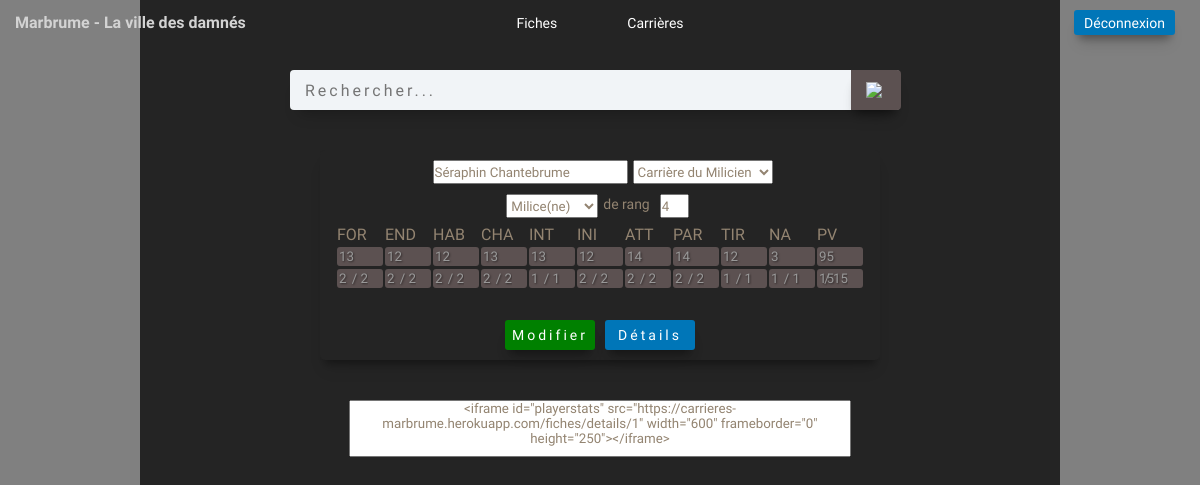
The page /fiches/1 (signed in) on the database its author committed.
### fiches/models.py (models this page shows, shortened)
class CharacterSheet(models.Model):
    name = models.CharField(max_length=50, blank=True, null=True)
    group = models.CharField(
        max_length=50, choices=CHOICES, default='Groupe', blank=True, null=True)
    rank = models.IntegerField(blank=True, null=True)
    path = models.ForeignKey(Carriere, on_delete=models.SET_NULL, null=True)
    For = models.IntegerField(blank=True, null=True, default=8)
    End = models.IntegerField(blank=True, null=True, default=8)
    Hab = models.IntegerField(blank=True, null=True, default=8)
    Char = models.IntegerField(blank=True, null=True, default=8)
    Int = models.IntegerField(blank=True, null=True, default=8)
    Ini = models.IntegerField(blank=True, null=True, default=8)
    Att = models.IntegerField(blank=True, null=True, default=8)
    Par = models.IntegerField(blank=True, null=True, default=8)
    Tir = models.IntegerField(blank=True, null=True, default=8)
    Na = models.IntegerField(blank=True, null=True, default=1)
    Pv = models.IntegerField(blank=True, null=True, default=60)
    For1V = models.IntegerField(blank=True, null=True, default=0)
    End1V = models.IntegerField(blank=True, null=True, default=0)
    Hab1V = models.IntegerField(blank=True, null=True, default=0)
    Char1V = models.IntegerField(blank=True, null=True, default=0)
    Int1V = models.IntegerField(blank=True, null=True, default=0)
    Ini1V = models.IntegerField(blank=True, null=True, default=0)
    Att1V = models.IntegerField(blank=True, null=True, default=0)
    Par1V = models.IntegerField(blank=True, null=True, default=0)
    Tir1V = models.IntegerField(blank=True, null=True, default=0)
    Na1V = models.IntegerField(blank=True, null=True, default=0)
    Pv1V = models.IntegerField(blank=True, null=True, default=0)
    For2V = models.IntegerField(blank=True, null=True, default=0)
    End2V = models.IntegerField(blank=True, null=True, default=0)
    Hab2V = models.IntegerField(blank=True, null=True, default=0)
    Char2V = models.IntegerField(blank=True, null=True, default=0)
    Int2V = models.IntegerField(blank=True, null=True, default=0)
    Ini2V = models.IntegerField(blank=True, null=True, default=0)
    Att2V = models.IntegerField(blank=True, null=True, default=0)
    Par2V = models.IntegerField(blank=True, null=True, default=0)
    Tir2V = models.IntegerField(blank=True, null=True, default=0)
    Na2V = models.IntegerField(blank=True, null=True, default=0)
    Pv2V = models.IntegerField(blank=True, null=True, default=0)
    For3V = models.IntegerField(blank=True, null=True, default=0)
    End3V = models.IntegerField(blank=True, null=True, default=0)
    Hab3V = models.IntegerField(blank=True, null=True, default=0)
    Char3V = models.IntegerField(blank=True, null=True, default=0)
    Int3V = models.IntegerField(blank=True, null=True, default=0)
    Ini3V = models.IntegerField(blank=True, null=True, default=0)
    Att3V = models.IntegerField(blank=True, null=True, default=0)
    Par3V = models.IntegerField(blank=True, null=True, default=0)
    Tir3V = models.IntegerField(blank=True, null=True, default=0)
    Na3V = models.IntegerField(blank=True, null=True, default=0)
    Pv3V = models.IntegerField(blank=True, null=True, default=0)
    For4V = models.IntegerField(blank=True, null=True, default=0)
    End4V = models.IntegerField(blank=True, null=True, default=0)
    Hab4V = models.IntegerField(blank=True, null=True, default=0)
    Char4V = models.IntegerField(blank=True, null=True, default=0)
    Int4V = models.IntegerField(blank=True, null=True, default=0)
    Ini4V = models.IntegerField(blank=True, null=True, default=0)
    Att4V = models.IntegerField(blank=True, null=True, default=0)
    Par4V = models.IntegerField(blank=True, null=True, default=0)
    Tir4V = models.IntegerField(blank=True, null=True, default=0)
    Na4V = models.IntegerField(blank=True, null=True, default=0)
    Pv4V = models.IntegerField(blank=True, null=True, default=0)
    created = models.TimeField(auto_now_add=True, null=True)
    class Meta:
        ordering = ['-created']

### carrieres/models.py (models this page shows)
class Carriere(models.Model):
    name = models.CharField(max_length=100, blank=True, null=True)
    rank = models.IntegerField(choices=RANKS, default=1, blank=True, null=True)
    For1 = models.IntegerField(blank=True, null=True)
    End1 = models.IntegerField(blank=True, null=True)
    Hab1 = models.IntegerField(blank=True, null=True)
    Char1 = models.IntegerField(blank=True, null=True)
    Int1 = models.IntegerField(blank=True, null=True)
    Ini1 = models.IntegerField(blank=True, null=True)
    Att1 = models.IntegerField(blank=True, null=True)
    Par1 = models.IntegerField(blank=True, null=True)
    Tir1 = models.IntegerField(blank=True, null=True)
    Na1 = models.IntegerField(blank=True, null=True)
    Pv1 = models.IntegerField(blank=True, null=True)
    For2 = models.IntegerField(blank=True, null=True)
    End2 = models.IntegerField(blank=True, null=True)
    Hab2 = models.IntegerField(blank=True, null=True)
    Char2 = models.IntegerField(blank=True, null=True)
    Int2 = models.IntegerField(blank=True, null=True)
    Ini2 = models.IntegerField(blank=True, null=True)
    Att2 = models.IntegerField(blank=True, null=True)
    Par2 = models.IntegerField(blank=True, null=True)
    Tir2 = models.IntegerField(blank=True, null=True)
    Na2 = models.IntegerField(blank=True, null=True)
    Pv2 = models.IntegerField(blank=True, null=True)
    For3 = models.IntegerField(blank=True, null=True)
    End3 = models.IntegerField(blank=True, null=True)
    Hab3 = models.IntegerField(blank=True, null=True)
    Char3 = models.IntegerField(blank=True, null=True)
    Int3 = models.IntegerField(blank=True, null=True)
    Ini3 = models.IntegerField(blank=True, null=True)
    Att3 = models.IntegerField(blank=True, null=True)
    Par3 = models.IntegerField(blank=True, null=True)
    Tir3 = models.IntegerField(blank=True, null=True)
    Na3 = models.IntegerField(blank=True, null=True)
    Pv3 = models.IntegerField(blank=True, null=True)
    For4 = models.IntegerField(blank=True, null=True)
    End4 = models.IntegerField(blank=True, null=True)
    Hab4 = models.IntegerField(blank=True, null=True)
    Char4 = models.IntegerField(blank=True, null=True)
    Int4 = models.IntegerField(blank=True, null=True)
    Ini4 = models.IntegerField(blank=True, null=True)
    Att4 = models.IntegerField(blank=True, null=True)
    Par4 = models.IntegerField(blank=True, null=True)
    Tir4 = models.IntegerField(blank=True, null=True)
    Na4 = models.IntegerField(blank=True, null=True)
    Pv4 = models.IntegerField(blank=True, null=True)
    created = models.TimeField(auto_now_add=True)
    def __str__(self):
        return self.name

### fiches/views.py (the view)
# urls.py: path('fiches/<str:pk>', views.fiche, name="charsheet"),
@login_required(login_url='login')
def fiche(request, pk):
    fiche = CharacterSheet.objects.get(id=pk)
    form = CharacterSheetForm(instance=fiche)
    carriere = Carriere.objects.get(name=fiche.path)
    page_title = f"Carrière {fiche.name}"
    if request.method == "POST":
        form = CharacterSheetForm(request.POST)
        if form.is_valid():
            fiche = form.save(commit=False)
            fiche.save()
            return redirect('/')
    context = {'page_title': page_title,
               'fiche': fiche, 'form': form, 'carriere': carriere, 'proxy': PROXY, 'url': URL}
    return render(request, 'fiches/fiche_details.html', context)

### fiches/templates/fiches/fiche_details.html (shortened to what this page needs)
{% extends "base/index.html" %}
{% load static %}
{% block content %}
<div class="container">
    <div class="sheet-container">
        <form action="{% url 'edit' fiche.id %}" method="POST" name="sheet-form">
        <table class="sheet-table">
            <div class="sheet-table-header">
                <input type="text" name="name" class="sheet-name" value="{{fiche.name}}">
                <div type="text" name="path" name="path" class="sheet-group">{{form.path}}</div>
            </div>
            <div class="sheet-table-header sub">
                <select name="group" >
                    <option selected="{{fiche.group}}" value="{{fiche.group}}">{{fiche.group}}</option>
                  </select>
                <p>de rang</p>
                <input type="number" id="rank" min="1" max="4" name="rank" value="{{fiche.rank}}">
            </div>
            <tr>
                <td style="border-bottom: none;">FOR</td>
                <td style="border-bottom: none;">END</td>
                <td style="border-bottom: none;">HAB</td>
                <td style="border-bottom: none;">CHA</td>
                <td style="border-bottom: none;">INT</td>
                <td style="border-bottom: none;">INI</td>
                <td style="border-bottom: none;">ATT</td>
                <td style="border-bottom: none;">PAR</td>
                <td style="border-bottom: none;">TIR</td>
                <td style="border-bottom: none;">NA</td>
                <td style="border-bottom: none;">PV</td>
            </tr>
            <tr>
                <td><input type="number" name="For" min="4" max="16" value="{{fiche.For}}"></td>
                <td><input type="number" name="End" min="4" max="16" value="{{fiche.End}}"></td>
                <td><input type="number" name="Hab" min="4" max="16" value="{{fiche.Hab}}"></td>
                <td><input type="number" name="Char" min="4" max="16" value="{{fiche.Char}}"></td>
                <td><input type="number" name="Int" min="4" max="16" value="{{fiche.Int}}"></td>
                <td><input type="number" name="Ini" min="4" max="16" value="{{fiche.Ini}}"></td>
                <td><input type="number" name="Att" min="4" max="16" value="{{fiche.Att}}"></td>
                <td><input type="number" name="Par" min="4" max="16" value="{{fiche.Par}}"></td>
                <td><input type="number" name="Tir" min="4" max="16" value="{{fiche.Tir}}"></td>
                <td><input type="number" name="Na" min="1" max="16" value="{{fiche.Na}}"></td>
                <td><input type="number" name="Pv" min="60" max="120" value="{{fiche.Pv}}"></td>
            </tr>
            <tr>
                {% if fiche.rank == 1 %}
                    <td><input type="number" name="For1V" min="0" max="{{carriere.For1}}" {% if carriere.For1 != None %} value="{{fiche.For1V}}"><input class="sup" type="number" placeholder="/ {{carriere.For1}}">
                        {% endif %}
                    </td>
                    <td><input type="number" name="End1V" min="0" max="{{carriere.End1}}" {% if carriere.End1 != None %} value="{{fiche.End1V}}"><input class="sup" type="number" placeholder="/ {{carriere.End1}}">
                        {% endif %}
                    </td>
                    <td><input type="number" name="Hab1V" min="0" max="{{carriere.Hab1}}" {% if carriere.Hab1 != None %} value="{{fiche.Hab1V}}"><input class="sup" type="number" placeholder="/ {{carriere.Hab1}}">
                        {% endif %}
                    </td>
                    <td><input type="number" name="Char1V" min="0" max="{{carriere.Char1}}" {% if carriere.Char1 != None %} value="{{fiche.Char1V}}"><input class="sup" type="number" placeholder="/ {{carriere.Char1}}">
                        {% endif %}
                    </td>
                    <td><input type="number" name="Int1V" min="0" max="{{carriere.Int1}}" {% if carriere.Int1 != None %} value="{{fiche.Int1V}}"><input class="sup" type="number" placeholder="/ {{carriere.Int1}}">
                        {% endif %}
                    </td>
                    <td><input type="number" name="Ini1V" min="0" max="{{carriere.Ini1}}" {% if carriere.Ini1 != None %} value="{{fiche.Ini1V}}"><input class="sup" type="number" placeholder="/ {{carriere.Ini1}}">
                        {% endif %}
                    </td>
                    <td><input type="number" name="Att1V" min="0" max="{{carriere.Att1}}" {% if carriere.Att1 != None %} value="{{fiche.Att1V}}"><input class="sup" type="number" placeholder="/ {{carriere.Att1}}">
                        {% endif %}
                    </td>
                    <td><input type="number" name="Par1V" min="0" max="{{carriere.Par1}}" {% if carriere.Par1 != None %} value="{{fiche.Par1V}}"><input class="sup" type="number" placeholder="/ {{carriere.Par1}}">
                        {% endif %}
                    </td>
                    <td><input type="number" name="Tir1V" min="0" max="{{carriere.Tir1}}" {% if carriere.Tir1 != None %} value="{{fiche.Tir1V}}"><input class="sup" type="number" placeholder="/ {{carriere.Tir1}}">
                        {% endif %}
                    </td>
                    <td><input type="number" name="Na1V" min="0" max="{{carriere.Na1}}" {% if carriere.Na1 != None %} value="{{fiche.Na1V}}"><input class="sup" type="number" placeholder="/ {{carriere.Na1}}">
                        {% endif %}
                    </td>
                    <td><input type="number" name="Pv1V" min="0" max="{{carriere.Pv1}}" {% if carriere.Pv1 != None %} value="{{fiche.Pv1V}}"><input class="sup" type="number" placeholder="/ {{carriere.Pv1}}">
                        {% endif %}
                    </td>
                {% elif fiche.rank == 4 %}
                    <td><input type="number" name="For4V" min="0" max="{{carriere.For4}}" {% if carriere.For4 != None %} value="{{fiche.For4V}}"><input class="sup" type="number" placeholder="/ {{carriere.For4}}">
                        {% endif %}
                    </td>
                    <td><input type="number" name="End4V" min="0" max="{{carriere.End4}}" {% if carriere.End4 != None %} value="{{fiche.End4V}}"><input class="sup" type="number" placeholder="/ {{carriere.End4}}">
                        {% endif %}
                    </td>
                    <td><input type="number" name="Hab4V" min="0" max="{{carriere.Hab4}}" {% if carriere.Hab4 != None %} value="{{fiche.Hab4V}}"><input class="sup" type="number" placeholder="/ {{carriere.Hab4}}">
                        {% endif %}
                    </td>
                    <td><input type="number" name="Char4V" min="0" max="{{carriere.Char4}}" {% if carriere.Char4 != None %} value="{{fiche.Char4V}}"><input class="sup" type="number" placeholder="/ {{carriere.Char4}}">
                        {% endif %}
                    </td>
                    <td><input type="number" name="Int4V" min="0" max="{{carriere.Int4}}" {% if carriere.Int4 != None %} value="{{fiche.Int4V}}"><input class="sup" type="number" placeholder="/ {{carriere.Int4}}">
                        {% endif %}
                    </td>
                    <td><input type="number" name="Ini4V" min="0" max="{{carriere.Ini4}}" {% if carriere.Ini4 != None %} value="{{fiche.Ini4V}}"><input class="sup" type="number" placeholder="/ {{carriere.Ini4}}">
                        {% endif %}
                    </td>
                    <td><input type="number" name="Att4V" min="0" max="{{carriere.Att4}}" {% if carriere.Att4 != None %} value="{{fiche.Att4V}}"><input class="sup" type="number" placeholder="/ {{carriere.Att4}}">
                        {% endif %}
                    </td>
                    <td><input type="number" name="Par4V" min="0" max="{{carriere.Par4}}" {% if carriere.Par4 != None %} value="{{fiche.Par4V}}"><input class="sup" type="number" placeholder="/ {{carriere.Par4}}">
                        {% endif %}
                    </td>
                    <td><input type="number" name="Tir4V" min="0" max="{{carriere.Tir4}}" {% if carriere.Tir4 != None %} value="{{fiche.Tir4V}}"><input class="sup" type="number" placeholder="/ {{carriere.Tir4}}">
                        {% endif %}
                    </td>
                    <td><input type="number" name="Na4V" min="0" max="{{carriere.Na4}}" {% if carriere.Na4 != None %} value="{{fiche.Na4V}}"><input class="sup" type="number" placeholder="/ {{carriere.Na4}}">
                        {% endif %}
                    </td>
                    <td><input type="number" name="Pv4V" min="0" max="{{carriere.Pv4}}" {% if carriere.Pv4 != None %} value="{{fiche.Pv4V}}"><input class="sup" type="number" placeholder="/ {{carriere.Pv4}}">
                        {% endif %}
                    </td>
                {% endif %}
            </tr>
            <div class="sheet-table-btns-grp">
                <button type="submit" class="sheet-table-btn">Modifier</button>
            <a class="btn-link" href="{% url 'charsheet_details' fiche.id %}"><div class="sheet-table-btn details button">Détails</div></a>
            </div>
        </table>
    </form>
    </div>
<textarea class="sheet_url"><iframe id="playerstats" src="{{url}}{{fiche.id}}" width="600" frameborder="0" height="250"></iframe></textarea>
</div>
{% endblock %}

### rows shown on the page
CharacterSheet: name "Séraphin Chantebrume", path "Carrière du Milicien", group "Milice(ne)", rank "4", For "13", End "12", Hab "12", Char "13", Int "13", Ini "12", Att "14", Par "14", Tir "12", Na "3", Pv "95", id "<iframe id=\"playerstats\" src=\"https://carrieres-marbrume.herokuapp.com/fiches/details/1\" width=\"600\" frameborder=\"0\" height=\"250\"></iframe>"
Carriere: For4V "2", End4V "2", Hab4V "2", Char4V "2", Int4V "1", Ini4V "2", Att4V "2", Par4V "2", Tir4V "1", Na4V "1", Pv4V "15"
